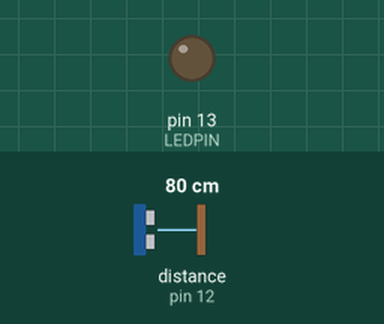
Simulated run of this sketch. Board: Arduino Leonardo, built with avr-gcc and run on an emulated ATmega32U4. On the bench: output pins drawn as LEDs (lit = HIGH). Wiring (inferred from the names in the program): ultrasonic range finder: trigger pin 11; echo pin 12. Inputs (shaded band) come from the test bench; at power-on: distance to the obstacle (sensor on pin 12) 80 cm. The echo pulse lasts 58.3 µs per cm; USB keyboard and mouse output is not drawn; pins used as bus, display or sensor lines are not drawn.

Above: at 6.2 s.
6.3 s: distance to the obstacle (sensor on pin 12) set to 17 cm
7.8 s: distance to the obstacle (sensor on pin 12) set to 13 cm
At 9.2 s:
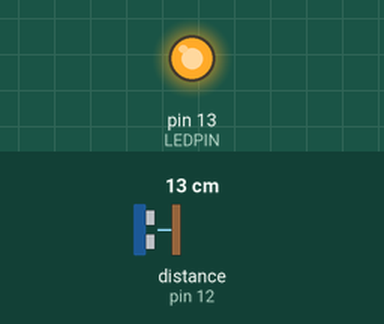
Timing chart, 0 to 40.4 s (numbered marks = the images above; inputs shaded):
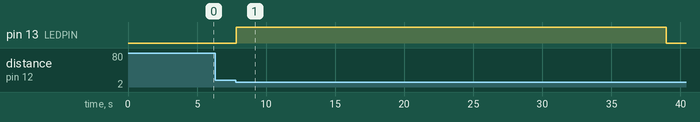

The sketch:

arduino_phone_alerter.ino
```cpp
//Key typer for SMS alerts
//Ultrasonic Sensor module triggers keys sequence
//Set up for Galaxy S3 with Messaging app as middle quick access icon
//Can set minimum time between alerts ALERTTIMEOUT in minutes
//Has key presser to keep screen awake (30s)
//Keyboard codes:https://www.arduino.cc/en/Reference/KeyboardModifiers  CTRL-ESC = home

#define ALERTTIMEOUT 10
#include "Keyboard.h"
#include "Mouse.h"
#define LEDPIN 13

// Ultrasonic HC-SR04 unit interface
//define pins here
//if using fixed power pins, set to a negative number, and they will be ignored
#define UVCC 10
#define UTRIG 11
#define UECHO 12
#define UGND 13

char kbuf[10]="";
int kptr=0;
unsigned long lastt=0;        //keep track of interval between alerts
unsigned long lastwake=0;     //keep track of interval between screen activity
long d;                       //for distance

void setup() {
  delay(5000);          //let bootloader interrupt- allows sketches to upload easier
  usonicsetup();
  Mouse.begin();
  Keyboard.begin();
  pinMode(LEDPIN,OUTPUT);     //LED
  digitalWrite(LEDPIN,LOW);   //LED off
}

void loop() {
  d=usonic(17400)/58;   //convert ping time to distance in cm
  if(d<15){             //too close!
    if((lastt==0)||(millis()-lastt>1000L*60*ALERTTIMEOUT)){ //if we haven't sent an alert, or more than 10min since last
      digitalWrite(LEDPIN,HIGH);                            //LED on
      sendalert();                                          //then send alert
      digitalWrite(LEDPIN,LOW);                             //LED off
      lastt=millis();                                       //reset timer
      lastwake=millis();                                    //reset activity timer too
    }
  }
  if(millis()-lastwake>1000L*30){keepawake();lastwake=millis();}         //do something to keep screen awake
  delay(200);                                               //wait between checks
}

void keepawake(){
  sendcmds(177);            //back, just some activity to keep screen awake
}

void sendalert(){
  byte cmds[]={
    177,177,177,177,        //back a few times, in case we're in something
    218,218,218,218,218,    //up a few times
    217,217,217,217,217,    //down a few times
    216,216,                //left twice
    176,                    //enter to messaging app
    218,                    //up to new message
    176,                    //enter
    0                       //so we know the end of list
  };
  sendcmds(cmds);
  Keyboard.print("xxxxxxxxxx");     //phone number field
  delay(2000);
  sendcmds(176);              //enter
  sendcmds(217);              //down to text field
  Keyboard.print("Sensor has been triggered! ");   //message text
  delay(2000);
  Keyboard.print(d);
  delay(2000);
  Keyboard.print(" cm.");   //message text
  delay(2000);
  sendcmds(215);              //right to send button
  sendcmds(176);              //enter
}

void sendcmds(byte *c){       //outputs a list of commands
  while(*c){
    Keyboard.write(*c++);
    delay(1000);              //let it react
  }
}

void sendcmds(byte c){        //outputs a single command
  Keyboard.write(c);
  delay(1000);
}

void usonicsetup(void){
  if(UGND>-1){                  //set up ground pin if defined
    pinMode(UGND, OUTPUT);
    digitalWrite(UGND, LOW);
  }
  if(UVCC>-1){                  //set up VCC pin if defined
    pinMode(UVCC, OUTPUT);
    digitalWrite(UVCC, HIGH);
  }
  pinMode(UECHO, INPUT);        //ECHO pin is input
  pinMode(UTRIG, OUTPUT);       //TRIG pin is output
  digitalWrite(UTRIG, LOW);
}

long usonic(long utimeout){    //utimeout is maximum time to wait for return in us
  long b;
  long utimer;
  if(digitalRead(UECHO)==HIGH){return utimeout;}    //if UECHO line is still low from last result
  digitalWrite(UTRIG, HIGH);  //send trigger pulse
  delayMicroseconds(10);
  digitalWrite(UTRIG, LOW);
  utimer=micros();
  while((digitalRead(UECHO)==LOW)&&((micros()-utimer)<1000)){}  //wait for pin state to change- return starts after 460us typically
  utimer=micros();
  delayMicroseconds(200);       //minimum range
  while((digitalRead(UECHO)==HIGH)&&((micros()-utimer)<utimeout)){}  //wait for pin state to change
  b=micros()-utimer;
  return b;
}
```

Measured:
- the behaviour switches between 15 and 14 cm on distance to the obstacle (sensor on pin 12) (found by bisection; images 0 and 1)
- after the input at 6.3 s, every drawn part: stays the same
- after the input at 7.8 s, pin 13 (LEDPIN): LOW → HIGH after 0.05 s, → LOW 31.1 s later
